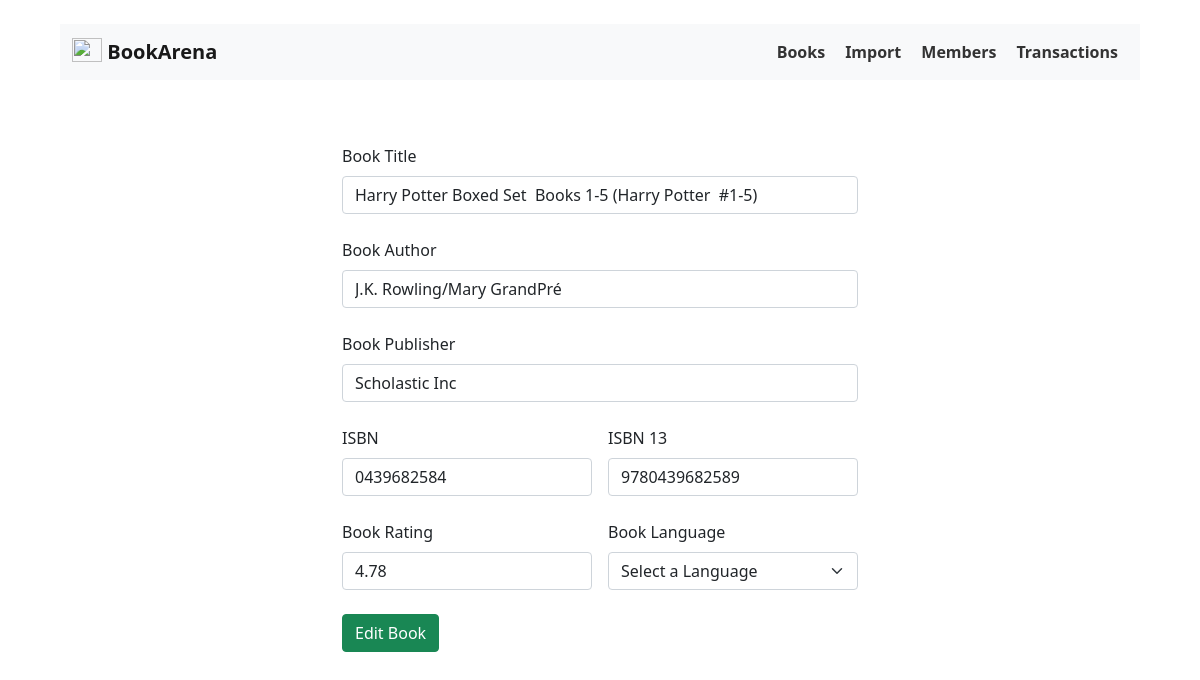
Page /books/edit/2 on the earlier database version.
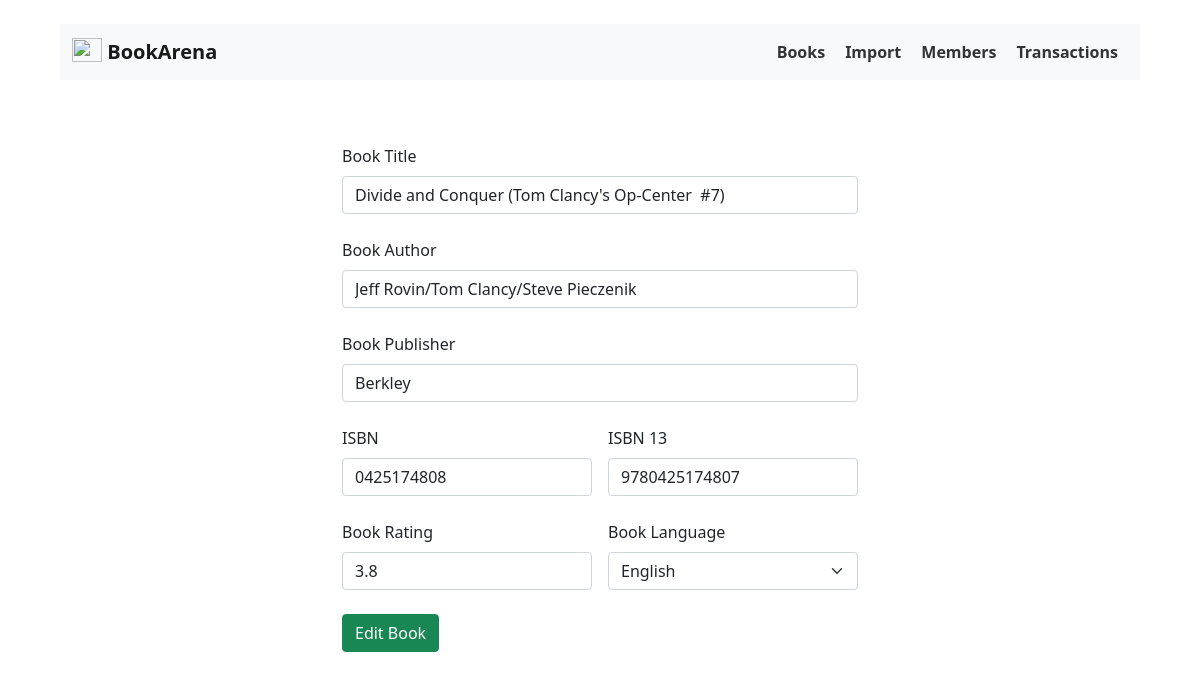
Same page on the later database version.
### app/model/Book.py (models this page shows, shortened)
class Book(db.Model):
    __tablename__ = "books"
    id = db.Column(db.Integer, primary_key=True)
    title = db.Column(db.String(50), nullable=False)
    isbn13 = db.Column(db.String(50), unique=True, nullable=False)
    isbn = db.Column(db.String(50), unique=False, nullable=False)
    author = db.Column(db.String, nullable=False)
    language = db.Column(db.String, default="English")
    publisher = db.Column(db.String, default="")
    rating = db.Column(db.Float, default=5)
    date_added = db.Column(db.DateTime, default=datetime.utcnow())
    transactions = relationship("Transaction", back_populates="book")

### app/routes/book_routes.py (the view)
@app.route("/books/edit/<int:id>", methods=["GET", "POST"])
def editBook(id):
    selectedBook = Book.query.get_or_404(id)
    if request.method == "POST":
        try:
            selectedBook.title = request.form.get("title")
            selectedBook.isbn = request.form.get("isbn")
            selectedBook.isbn13 = request.form.get("isbn13")
            selectedBook.author = request.form.get("author")
            selectedBook.language = request.form.get("language", "English")
            selectedBook.publisher = request.form.get("publisher")
            selectedBook.rating = request.form.get("rating", 5)
            db.session.commit()
            flash("Book Updated successfully")
        except:
            flash("Error in updating book details. Check server logs!")
        return redirect(url_for("books"))
    else:
        return render_template(
            "books/form.html",
            book=selectedBook,
            route="edit",
            languages=available_langs,
        )

### app/templates/books/form.html (shortened to what this page needs)
{% extends 'base.html' %}
{% block body %}
<div class="container">
  <div class="row justify-content-center">
    <div class="col-lg-6">
      <div class="addbook mt-5">
        <form action="/books/{{route}}/{{book.id}}" method="POST">
          <div class="mb-4">
            <label for="title" class="form-label">Book Title</label>
            <input value="{{book.title or ""}}" type="text" class="form-control" id="title" name="title"
              placeholder="eg: Adventures of Tom Sawyer">
          </div>
          <div class="mb-4">
            <label for="author" class="form-label">Book Author</label>
            <input value="{{book.author or ""}}" type="text" class="form-control" id="author" name="author"
              placeholder="eg: Mark Twain">
          </div>
          <div class="mb-4">
            <label for="publisher" class="form-label">Book Publisher</label>
            <input value="{{book.publisher}}" type="text" class="form-control" id="publisher" name="publisher"
              placeholder="eg: Scholastic Books">
          </div>
          <div class="row g-3 mb-4">
            <div class="col-md-6">
              <label for="isbn" class="form-label">ISBN</label>
              <input value="{{book.isbn or ""}}" type="text" class="form-control" id="isbn" name="isbn"
                placeholder="Enter ISBN">
            </div>
            <div class="col-md-6">
              <label for="isbn13" class="form-label">ISBN 13</label>
              <input value="{{book.isbn13 or ""}}" type="text" class="form-control" id="isbn13" name="isbn13"
                placeholder="Enter ISBN 13">
            </div>
          </div>
          <div class="row g-3">
            <div class="col-md-6">
              <label for="rating" class="form-label">Book Rating</label>
              <input value="{{book.rating}}" type="number" class="form-control" id="rating" name="rating" min="0"
                step="0.01" max="5" placeholder="eg: 4.5">
            </div>
            <div class="col-md-6">
              <label for="language" class="form-label">Book Language</label>
              <select class="form-select" id="language" name="language">
                <option value="{{book.language}}">Select a Language</option>
                {% for lang in languages%}
                <option value="{{ lang }}" {% if book.language==lang %}selected{% endif %}>{{ lang }}
                </option>
                {% endfor %}
              </select>
            </div>
          </div>
          {% if route == "edit" %}
          <button class="btn btn-success mt-4" type="submit">
            Edit Book
          </button>
          {% endif %}
        </form>
      </div>
    </div>
  </div>
</div>
{% endblock %}

Differences in the rows shown:
changed Book: title "Harry Potter Boxed Set Books 1-5 (Harry Potter #1-5)" → "Divide and Conquer (Tom Clancy's Op-Center #7)"; author "J.K. Rowling/Mary GrandPré" → "Jeff Rovin/Tom Clancy/Steve Pieczenik"; publisher "Scholastic Inc" → "Berkley"; isbn "0439682584" → "0425174808"; isbn13 "9780439682589" → "9780425174807"; rating "4.78" → "3.8"; language (not shown) → "English"
Other differences:
form field language: "Select a Language" → (not shown)
